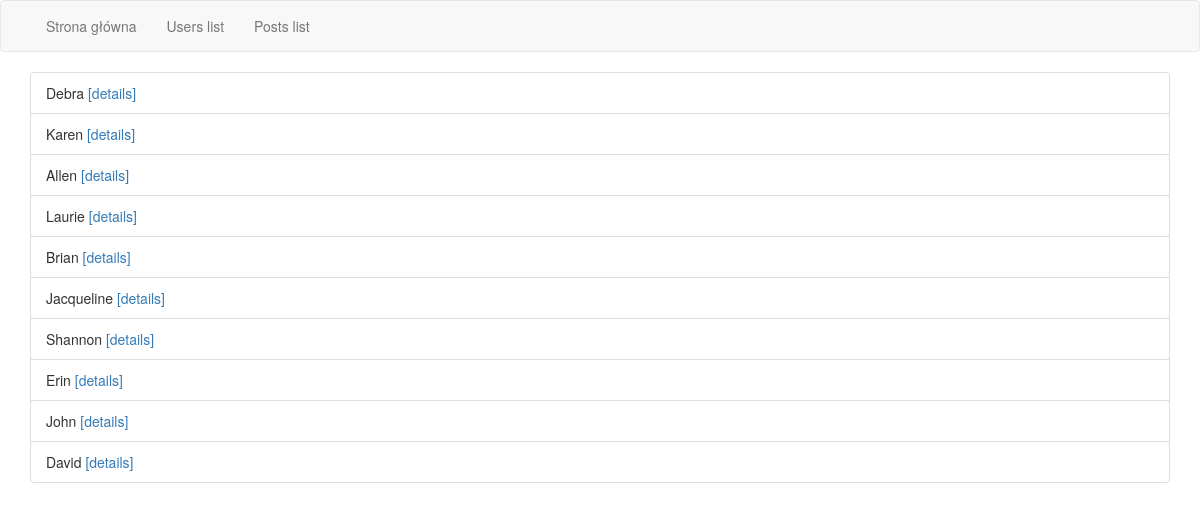
/users/, run on the app's committed database.
### ml_runner/models.py (models this page shows, shortened)
class User(db.Model):
    id = db.Column(db.Integer, primary_key=True)
    username = db.Column(db.String(80), unique=True, nullable=False)
    posts = db.relationship('Post', backref='user', lazy=True)

### ml_runner/main/views.py (the view)
@bp.route('/users/')
def users_list():
    users = User.query.all()
    return render_template('users_list.html', users=users)

### ml_runner/templates/users_list.html
{% extends "base.html" %}
{% block custom_content %}
  <ul class="list-group">
    {% for user in users %}
    <li class="list-group-item">
      {{ user.username }}
      <a href="{{ url_for('main.user_details', user_id=user.id) }}">[details]</a>
    </li>
    {% endfor %}
  </ul>
{% endblock %}

### ml_runner/templates/base.html (shortened to what this page needs)
{% extends "bootstrap/base.html" %}
{% import "bootstrap/wtf.html" as wtf %}
{% block navbar %}
<nav class="navbar navbar-default">
  <div class="container-fluid">
    <div class="collapse navbar-collapse" id="bs-example-navbar-collapse-1">
      <ul class="nav navbar-nav">
        <li><a href="{{ url_for('main.index') }}">Strona główna</a></li>
        <li><a href="{{ url_for('main.users_list') }}">Users list</a></li>
        <li><a href="{{ url_for('main.posts_list') }}">Posts list</a></li>
      </ul>
    </div>
  </div>
</nav>
{% endblock navbar %}
{% block content %}
  <div class="container">
    {% block custom_content %}
    {% endblock %}
  </div>
{% endblock %}

### data on the page
User: username "Debra"
User: username "Karen"
User: username "Allen"
User: username "Laurie"
User: username "Brian"
User: username "Jacqueline"
User: username "Shannon"
User: username "Erin"
User: username "John"
User: username "David"
